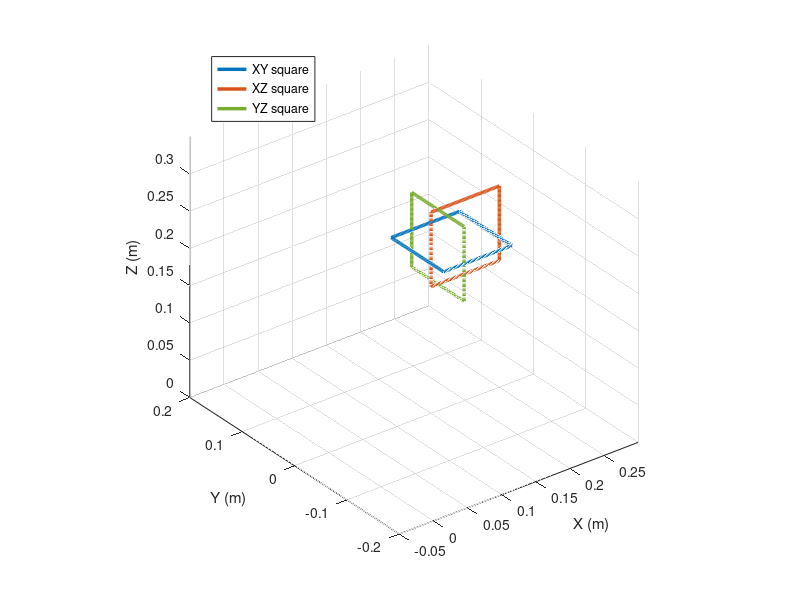

MATLAB code to generate this figure: (Note: this script raises an error after producing the figure.)
function task1d_square_trace
% Task 1d: Trace 10x10 cm squares in XY, XZ, YZ planes using analytic IK
% - Re-runs IK at each waypoint
% - Animates stickman robot via FK
% - Draws: (i) reference square outlines (3 colours), (ii) traced path so far (black)
% - Records MP4 video
%
% REQUIREMENTS ON PATH:
%   - ik_pos_only_between_jaws.m   (analytic IK function)
%   - fk_chain_from_DH.m           (your DH FK helper returning [Ts, Ps])
%   - plot_frames.m                (your frame drawing helper)

clear; clc; close all;

%% ---------------- Parameters (MATCH YOUR FK/IK MODEL) ----------------
% Shoulder kink spec
v_sh = 0.128;
x_sh = 0.024;

params.h  = 0.077;
params.L1 = hypot(v_sh, x_sh);
params.L2 = 0.124;
params.delta = atan2(x_sh, v_sh);
params.deltaSign = -1;              % you found -1 matches your modelling

% Wrist->gripper body and jaw-centre offset
L3 = 0.126;
Lg = 0.205/2;                       % approx jaw-centre offset (between jaws)
params.Le = L3 + Lg;                % wrist -> jaw-centre effective

% Home offsets (q=0 home pose: up then forward, gripper forward)
th0 = [0,  pi/2 + params.delta,  -pi/2,  0];

% End-effector pitch constraint for position-only IK:
% phi = 0 means gripper "forward/horizontal" in the (r,z) plane.
phi = 0;

% Square size + animation pacing
side = 0.10;         % 10 cm
Nedge = 60;          % points per edge (smoothness)
pause_dt = 0.05;     % visible animation pacing (seconds). Increase if still too fast.

%% ---------------- Choose square centres (REACHABLE) ----------------
% If any corner becomes unreachable, reduce radius (x) or lower z.
cXY = [0.18; 0.00; 0.22];   % XY plane square centre, fixed z
cXZ = [0.20; 0.00; 0.22];   % XZ plane square centre, fixed y (slightly shifted for clarity)
cYZ = [0.16; 0.00; 0.22];   % YZ plane square centre, fixed x (slightly shifted for clarity)

%% ---------------- Build squares (waypoints) ----------------
P_XY = make_square_points('XY', cXY, side, Nedge);
P_XZ = make_square_points('XZ', cXZ, side, Nedge);
P_YZ = make_square_points('YZ', cYZ, side, Nedge);

%% ---------------- Figure ----------------
fig = figure('Color','w','Name','Task 1d: IK Square Tracing');
ax = axes(fig); hold(ax,'on'); grid(ax,'on'); axis(ax,'equal'); view(ax,3);
xlabel(ax,'X (m)'); ylabel(ax,'Y (m)'); zlabel(ax,'Z (m)');
xlim(ax,[-0.05 0.30]); ylim(ax,[-0.20 0.20]); zlim(ax,[0.00 0.35]);

% Draw reference square outlines (different colours)
colXY = [0 0.45 0.74];       % blue-ish
colXZ = [0.85 0.33 0.10];    % orange-ish
colYZ = [0.47 0.67 0.19];    % green-ish
draw_polyline(ax, P_XY, colXY, 2.5);
draw_polyline(ax, P_XZ, colXZ, 2.5);
draw_polyline(ax, P_YZ, colYZ, 2.5);

legend(ax, {'XY square','XZ square','YZ square'}, 'Location','northwest');

%% ---------------- Video Writer ----------------
recordVideo = true;
if recordVideo
    v = VideoWriter('task1d_square_trace.mp4','MPEG-4');
    v.FrameRate = 30;
    open(v);
end

%% ---------------- Animate each plane ----------------
% Continuity: pick elbow-up/down per point based on smallest joint change.
th_prev = [];

% Robot graphics handles
hLinks = gobjects(0);
hFramesGroup = gobjects(1);

% Trace XY
disp('Tracing XY square...');
[th_prev, hLinks, hFramesGroup] = trace_path(P_XY, 'XY', phi, params, th0, ax, fig, ...
    hLinks, hFramesGroup, th_prev, pause_dt, recordVideo, colXY);

% Trace XZ
disp('Tracing XZ square...');
[th_prev, hLinks, hFramesGroup] = trace_path(P_XZ, 'XZ', phi, params, th0, ax, fig, ...
    hLinks, hFramesGroup, th_prev, pause_dt, recordVideo, colXZ);

% Trace YZ
disp('Tracing YZ square...');
[th_prev, hLinks, hFramesGroup] = trace_path(P_YZ, 'YZ', phi, params, th0, ax, fig, ...
    hLinks, hFramesGroup, th_prev, pause_dt, recordVideo, colYZ);

%% ---------------- Close video ----------------
if recordVideo
    close(v);
    disp('Saved: task1d_square_trace.mp4');
end

%% ===================== NESTED FUNCTIONS =====================

    function P = make_square_points(plane, c, s, nEdge)
        % Returns 3xN points forming a closed square polyline.
        half = s/2;

        switch upper(plane)
            case 'XY'
                z = c(3);
                corners = [c(1)-half, c(2)-half, z;
                           c(1)+half, c(2)-half, z;
                           c(1)+half, c(2)+half, z;
                           c(1)-half, c(2)+half, z;
                           c(1)-half, c(2)-half, z]';
            case 'XZ'
                y = c(2);
                corners = [c(1)-half, y, c(3)-half;
                           c(1)+half, y, c(3)-half;
                           c(1)+half, y, c(3)+half;
                           c(1)-half, y, c(3)+half;
                           c(1)-half, y, c(3)-half]';
            case 'YZ'
                x = c(1);
                corners = [x, c(2)-half, c(3)-half;
                           x, c(2)+half, c(3)-half;
                           x, c(2)+half, c(3)+half;
                           x, c(2)-half, c(3)+half;
                           x, c(2)-half, c(3)-half]';
            otherwise
                error('Unknown plane: %s', plane);
        end

        % Interpolate each edge
        P = [];
        for i = 1:4
            p0 = corners(:,i);
            p1 = corners(:,i+1);
            t  = linspace(0,1,nEdge);
            Pi = p0*(1-t) + p1*t;
            P  = [P, Pi]; %#ok<AGROW>
        end
    end

    function draw_polyline(axh, P, col, lw)
        line(axh, P(1,:), P(2,:), P(3,:), 'LineWidth', lw, 'Color', col);
    end

    function [th_out, hL, hFG] = trace_path(P, label, phi_local, params_local, th0_local, axh, figh, ...
                                            hL, hFG, th_prev_local, dt, recVid, labelColor)

        % Create (or reset) the live "traced path so far" line for this plane
        traceXYZ = nan(3,0);
        hTrace = plot3(axh, NaN, NaN, NaN, 'k-', 'LineWidth', 2); % traced path (black)

        % Try both elbow branches each step and pick closest to previous solution
        elbowChoices = [-1, +1];

        % We'll initialise link objects on the first iteration and then update them (smooth animation)
        linksInitialised = false;

        for k = 1:size(P,2)
            p = P(:,k);

            best.ok = false;
            best.th = [];
            best.cost = Inf;

            for es = elbowChoices
                [th_try, ok] = ik_pos_only_between_jaws(p, phi_local, es, params_local);
                if ~ok, continue; end

                if isempty(th_prev_local)
                    cost = 0;
                else
                   
                    d = atan2(sin(th_try - th_prev_local), cos(th_try - th_prev_local));

                    cost = norm(d);
                end

                if cost < best.cost
                    best.ok = true;
                    best.th = th_try;
                    best.cost = cost;
                end
            end

            if ~best.ok
                error('Unreachable waypoint in %s at k=%d: [%.3f %.3f %.3f]', label, k, p(1), p(2), p(3));
            end

            th_prev_local = best.th;

            % FK to jaw-centre (includes kink modelling and jaw offset link)
            th_eff = th_prev_local;
            th_eff(2) = th_eff(2) + params_local.deltaSign*params_local.delta;

            DH = [ 0,               pi/2, params_local.h, th_eff(1);
                   params_local.L1, 0,    0,             th_eff(2);
                   params_local.L2, 0,    0,             th_eff(3);
                   L3,              0,    0,             th_eff(4);
                   Lg,              0,    0,             0        ];

            [Ts, Ps] = fk_chain_from_DH(DH);

            % Update trace so far (jaw-centre position)
            p_ee = Ps(end,:).';
            traceXYZ(:,end+1) = p_ee;
            set(hTrace, 'XData', traceXYZ(1,:), ...
                        'YData', traceXYZ(2,:), ...
                        'ZData', traceXYZ(3,:));

            % Initialise link objects once, then update their data (smooth & visible)
            if ~linksInitialised
                % Clear any old handles from previous plane
                if ~isempty(hL), delete(hL(isgraphics(hL))); end
                if isgraphics(hFG), delete(hFG); end

                nSeg = size(Ps,1)-1;
                hL = gobjects(nSeg,1);
                for i = 1:nSeg
                    hL(i) = line(axh, ...
                        [Ps(i,1) Ps(i+1,1)], ...
                        [Ps(i,2) Ps(i+1,2)], ...
                        [Ps(i,3) Ps(i+1,3)], ...
                        'LineWidth', 5);
                end

                % Frames group (optional marks)
                hF = plot_frames(Ts, 0.03);
                hFG = hggroup;
                set(hF(:),'Parent',hFG);

                linksInitialised = true;
            else
                % Update existing links
                for i = 1:numel(hL)
                    set(hL(i), 'XData', [Ps(i,1) Ps(i+1,1)], ...
                               'YData', [Ps(i,2) Ps(i+1,2)], ...
                               'ZData', [Ps(i,3) Ps(i+1,3)]);
                end

                % Re-draw frames (simpler than updating each quiver line)
                if isgraphics(hFG), delete(hFG); end
                hF = plot_frames(Ts, 0.03);
                hFG = hggroup;
                set(hF(:),'Parent',hFG);
            end

            % Update title
            q = th_prev_local - th0_local;
            title(axh, sprintf('Tracing %s | q=[%.2f %.2f %.2f %.2f] rad', label, q(1),q(2),q(3),q(4)));

            % Optional: label current plane in the plot (small text)
            if k == 1
                text(axh, p_ee(1), p_ee(2), p_ee(3)+0.03, sprintf('%s trace', label), ...
                    'Color', labelColor, 'FontWeight','bold');
            end

            % FORCE visible animation
            drawnow limitrate;
            pause(dt);

            % Record video
            if recVid
                writeVideo(v, getframe(figh));
            end
        end

        th_out = th_prev_local;
    end

end
